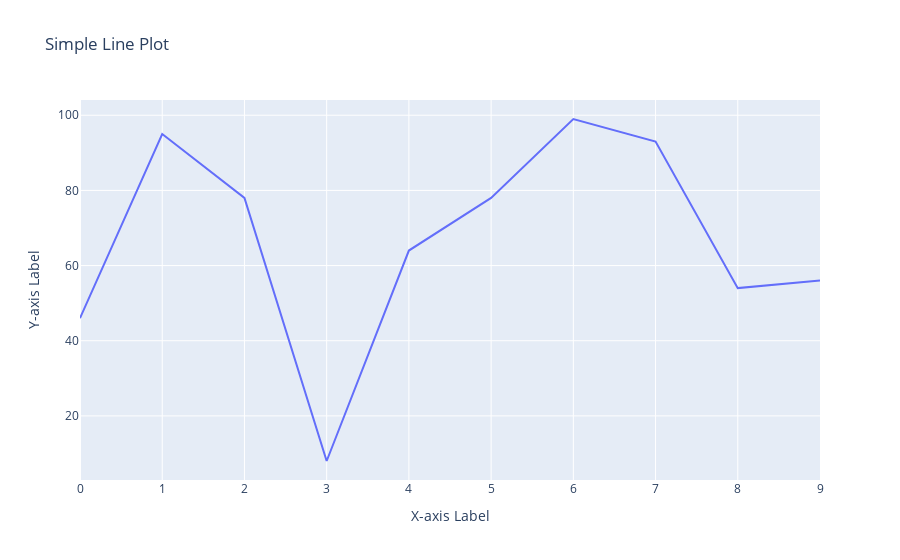

Notebook code for this chart:
### Code cell
x_values = list(range(10))
y_values = [random.randint(0, 100) for _ in range(10)]
fig=go.Figure()

trace=go.Scatter(x=x_values, y=y_values, mode='lines')
layout = go.Layout(title='Simple Line Plot',xaxis=dict(title='X-axis Label'),yaxis=dict(title='Y-axis Label'))
fig = go.Figure(data=[trace], layout=layout)
fig.show()

### Figure 1 — Plotly figure (JSON) as saved in the notebook; plotly's stock layout.template omitted (floating-point values rounded to 4 significant figures)
{"data": [{"mode": "lines", "type": "scatter", "x": [0, 1, 2, 3, 4, 5, 6, 7, 8, 9], "y": [46, 95, 78, 8, 64, 78, 99, 93, 54, 56]}], "layout": {"autosize": true, "title": {"text": "Simple Line Plot"}, "xaxis": {"autorange": true, "range": [0, 9], "title": {"text": "X-axis Label"}, "type": "linear"}, "yaxis": {"autorange": true, "range": [2.944, 104.1], "title": {"text": "Y-axis Label"}, "type": "linear"}}}
